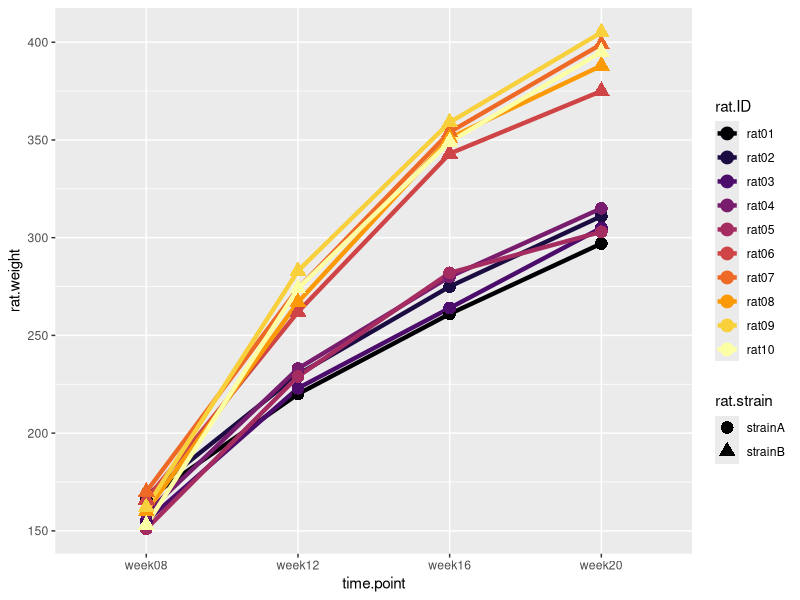

Generate this figure with R:
## ---- chunk 1
knitr::opts_chunk$set(echo = TRUE)

# title: Factorial Repeated Measures ANOVA
# author: jonathan
# revised: 12/4/2020 

WEB <- c("https://bioceed.uib.no/dropfolder/bioSTATS/Rmd/Basic/ANOVA/factorial-repeated.html")
GIT <- c("https://github.com/jonathansoule/biostats/blob/master/Basic/ANOVA/factorial-repeated.Rmd")
library(nlme)
library(ggplot2)

## ---- chunk 2

# response variable
rat.weight <- c(166,168,155,159,151,166,170,160,162,153,220,230,223,233,229,262,274,267,283,274,261,275,264,280,282,343,354,351,359,349,297,311,305,315,303,375,399,388,405,395)

# predictor variables
rat.strain <- as.factor(rep(c(rep("strainA",5),rep("strainB",5)),4))
time.point <- as.factor(c(rep("week08",10), rep("week12",10), rep("week16",10), rep("week20",10)))

# individual ID
rat.ID <- as.factor(rep(c("rat01","rat02","rat03","rat04","rat05","rat06","rat07","rat08","rat09","rat10"),4))

#dataframe
my.dataframe <- data.frame(rat.ID,rat.strain,time.point,rat.weight)
## ---- chunk 3
ggplot(my.dataframe, aes(x = time.point, y = rat.weight, group = rat.ID, shape = rat.strain, color = rat.ID)) +
  geom_line(size = 1.5) +
  geom_point(size = 4) +
  scale_color_viridis_d(option = "inferno")
## ---- chunk 4
model <- lme(rat.weight ~ time.point * rat.strain, random=~1|rat.ID, data=my.dataframe)
anova(model)
